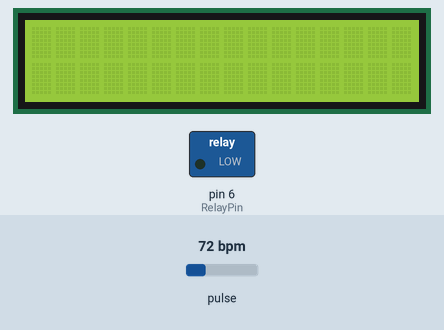
Recording of a sketch running on a simulated Arduino Uno, built with avr-gcc and run on an emulated ATmega328P. Parts: 16×2 character LCD, switched loads named in the sketch (green lamp = pin HIGH). The inputs (shaded band) are chosen by the test bench; at power-on: pulse 72 bpm. What the sketch prints to the serial monitor is not drawn.

Above: at 0.1 s.
At 25.9 s:
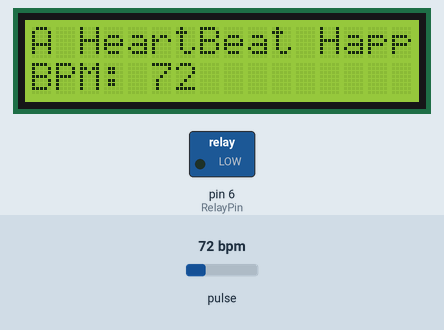
At 28.0 s:
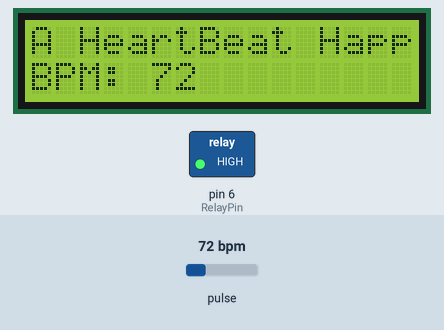
Timing chart, 0 to 110.6 s (numbered marks = the images above):
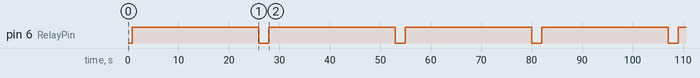

Measured:
- by itself, pin 6 (RelayPin): alternates HIGH for 25.0 s and LOW for 2.1 s
- by itself, everything shown: repeats every 27.1 s, in 3 steps
- what the display in image 1 shows lasts 27.0 s, from 0.9 s to 27.9 s

The sketch:

lcd__pulse_checkig_code.ino
```cpp
//#include <Wire.h>
//#include <LiquidCrystal_I2C.h>
//#include <PulseSensorPlayground.h> // Include the PulseSensorPlayground Library
//
//// Initialize the LCD with I2C address 0x27, 16 columns and 2 rows
//LiquidCrystal_I2C lcd(0x27, 16, 2);
//
//// Variables
//const int PulseWire = A0;       // PulseSensor PURPLE WIRE connected to ANALOG PIN 0
//const int Threshold = 550;     // Threshold for counting a beat
//
//PulseSensorPlayground pulseSensor; // Create an instance of the PulseSensorPlayground object
//
//void setup() {
//  Serial.begin(9600);          // For Serial Monitor
//  lcd.init();                  // Initialize the LCD
//  lcd.backlight();             // Turn on the backlight
//
//  // Configure the PulseSensor object
//  pulseSensor.analogInput(PulseWire);
//  pulseSensor.setThreshold(Threshold);
//
//  // Check if the pulseSensor object was created successfully
//  if (pulseSensor.begin()) {
//    Serial.println("PulseSensor object created!");
//  }
//}
//
//void loop() {
//  int myBPM = pulseSensor.getBeatsPerMinute(); // Get BPM value
//
//  if (pulseSensor.sawStartOfBeat()) {           // Check if a beat occurred
//    // Print heartbeat message and BPM to Serial Monitor
//
//    // Print heartbeat message and BPM to the LCD
//    lcd.clear();                                // Clear the LCD
//    lcd.setCursor(0, 0);                        // Set cursor to the first row
//    lcd.print("A HeartBeat Happened!");     // Print heartbeat message
//    lcd.setCursor(0, 1);                        // Set cursor to the second row
//    lcd.print("BPM: ");                         // Print BPM label
//    lcd.print(myBPM);                           // Print the BPM value
//
//    // Delay to keep the display active for a while
//    delay(2000);                                // Display for 2 seconds
//
//    // Clear the LCD after the delay
//    lcd.clear();
//  }
//
//  delay(20);                                    // Short delay for stability
//}
```

bothsimm_and_gps.ino
```cpp
//#include <TinyGPS++.h>
//#include <SoftwareSerial.h>
//
//// Create a TinyGPS++ object
//TinyGPSPlus gps;
//
//// Define SoftwareSerial for SIM800L and GPS (sharing pins)
//SoftwareSerial ss(8, 9); // RX, TX for both SIM800L and GPS
//
//void setup() {
//    Serial.begin(9600);
//    ss.begin(9600);
//    Serial.println("Initializing...");
//    delay(1000);
//}
//
//void loop() {
//    // Step 1: Collect GPS data
//    getGPSData();
//
//    // Step 2: Send the GPS data via SMS
//    sendSMS();
//
//    // Wait for a while before repeating the process
////    delay(10000); // Wait 10 seconds before the next loop
//}
//
//void getGPSData() {
//    Serial.println("Getting GPS Data...");
//    long startTime = millis();
//
//    while (millis() - startTime < 10000) { // Try to get GPS data for 10 seconds
//        while (ss.available()) {
//            gps.encode(ss.read());
//            if (gps.location.isUpdated()) {
//                Serial.print("Latitude: ");
//                Serial.print(gps.location.lat(), 6);
//                Serial.print(" Longitude: ");
//                Serial.println(gps.location.lng(), 6);
//                return; // GPS data acquired
//            }
//        }
//    }
//
//    Serial.println("Failed to get GPS data.");
//}
//
//void sendSMS() {
//    // Temporarily stop GPS communication
//    ss.end();
//    delay(500);
//
//    // Step 3: Start SIM800L Communication
//    ss.begin(9600);
//
//    Serial.println("Sending SMS...");
//    sendATCommand("AT", 2000);         // Handshake test
//    sendATCommand("AT+CMGF=1", 1000);  // Set SMS to text mode
//
//    // Prepare the message with the GPS coordinates
//    String latitude = String(gps.location.lat(), 6);
//    String longitude = String(gps.location.lng(), 6);
//   String message = "Emergency! I am in danger. Here is my location: "
//                 "https://maps.google.com/?q=" + latitude + "," + longitude;
//
//    // Send SMS to emergency number
//    sendATCommand("AT+CMGS=\"+917550345738\"", 1000);  // Replace with your phone number
//    ss.print(message); // Send the message
//    delay(500);
//    ss.write(26); // Send CTRL+Z to send the message
//    delay(5000);  // Wait for the SMS to send
//
//    Serial.println("SMS Sent!");
//
//    // Step 4: Re-enable GPS communication
//    ss.end();
//    delay(500);
//    ss.begin(9600);
//}
//
//void sendATCommand(const char *command, int timeout) {
//    ss.println(command);
//    updateSerial(timeout);
//}
//
//void updateSerial(int timeout) {
//    long int time = millis();
//    while ((time + timeout) > millis()) {
//        while (ss.available()) {
//            Serial.write(ss.read());
//        }
//        while (Serial.available()) {
//            ss.write(Serial.read());
//        }
//    }
//}
```

gps_checking_code.ino
```cpp
//#include <TinyGPS++.h>
//#include <SoftwareSerial.h>
//
//// Create a TinyGPS++ object
//TinyGPSPlus gps;
//
//// Use the same pins you already have for RX and TX
//SoftwareSerial ss(8, 9); // RX, TX
//
//void setup() {
//    Serial.begin(9600);
//    ss.begin(9600);
//}
//
//void loop() {
//    while (ss.available()) {
//        gps.encode(ss.read());
//        if (gps.location.isUpdated()) {
//            Serial.print("Latitude= ");
//            Serial.print(gps.location.lat(), 6); // 6 decimal places
//            Serial.print(" Longitude= ");
//            Serial.println(gps.location.lng(), 6);
//        }
//    }
//}
```

relay_pulse_code.ino
```cpp
#include <Wire.h>
#include <LiquidCrystal_I2C.h>
#include <PulseSensorPlayground.h> // Include the PulseSensorPlayground Library

// Initialize the LCD with I2C address 0x27, 16 columns and 2 rows
LiquidCrystal_I2C lcd(0x27, 16, 2);

// Variables
const int PulseWire = 0;       // PulseSensor PURPLE WIRE connected to ANALOG PIN 0
const int Threshold = 550;     // Threshold for counting a beat
const int RelayPin = 6 ;        // Pin connected to the relay module

PulseSensorPlayground pulseSensor; // Create an instance of the PulseSensorPlayground object

void setup() {
  Serial.begin(9600);          // For Serial Monitor
  lcd.init();                  // Initialize the LCD
  lcd.backlight();             // Turn on the backlight

  pinMode(RelayPin, OUTPUT);   // Set the relay pin as OUTPUT

  // Configure the PulseSensor object
  pulseSensor.analogInput(PulseWire);
  pulseSensor.setThreshold(Threshold);

  // Check if the pulseSensor object was created successfully
  if (pulseSensor.begin()) {
    Serial.println("PulseSensor object created!");
  }
}

void loop() {
  int myBPM = pulseSensor.getBeatsPerMinute(); // Get BPM value

  if (pulseSensor.sawStartOfBeat()) {           // Check if a beat occurred
    // Print heartbeat message and BPM to Serial Monitor
    Serial.print("A HeartBeat Happened! BPM: ");
    Serial.println(myBPM);

    // Print heartbeat message and BPM to the LCD
    lcd.clear();                                // Clear the LCD
    lcd.setCursor(0, 0);                        // Set cursor to the first row
    lcd.print("A HeartBeat Happened!");         // Print heartbeat message
    lcd.setCursor(0, 1);                        // Set cursor to the second row
    lcd.print("BPM: ");                         // Print BPM label
    lcd.print(myBPM);
    Serial.println(myBPM); // Print the BPM value

    // Activate the relay if BPM is higher than 100
    if (myBPM > 50) {
      digitalWrite(RelayPin, HIGH);  // Turn ON relay
      delay(25000);
      digitalWrite(RelayPin, LOW);
    } else {
      digitalWrite(RelayPin, LOW);   // Turn OFF relay
    }

    // Delay to keep the display active for a while
    delay(2000);                                // Display for 2 seconds

    // Clear the LCD after the delay
    lcd.clear();
  }

  delay(20);                                    // Short delay for stability
}
```

send_mess_checking_code.ino
```cpp
//#include <SoftwareSerial.h>
//
//SoftwareSerial mySerial(8, 9); // SIM800L Tx & Rx is connected to Arduino #3 & #2
//
//void setup()
//{
//  Serial.begin(9600);
//  mySerial.begin(9600);
//
//  Serial.println("Initializing...");
//  delay(1000);
//
//  // Test the SIM800L connection
//  sendATCommand("AT", 2000);       // Handshake test
//  sendATCommand("AT+CMGF=1", 1000); // Set SMS to text mode
//
//  // Send SMS to emergency number
//  sendATCommand("AT+CMGS=\"+917550345738\"", 1000);  // Replace with your number
//  mySerial.print("Hello, I am not safe hello now"); // Message content
//  delay(500);
//  mySerial.write(26);  // Send CTRL+Z to send the message
//  delay(5000);  // Give time for the SMS to send
//}
//
//void loop()
//{
//}
//
//void sendATCommand(const char *command, int timeout)
//{
//  mySerial.println(command);
//  updateSerial(timeout);
//}
//
//void updateSerial(int timeout)
//{
//  long int time = millis();
//  while ((time + timeout) > millis())
//  {
//    while (mySerial.available())
//    {
//      Serial.write(mySerial.read());
//    }
//    while (Serial.available())
//    {
//      mySerial.write(Serial.read());
//    }
//  }
//}
```

womensafety.ino
```cpp
//#include <Wire.h>
//#include <LiquidCrystal_I2C.h>
//#include <PulseSensorPlayground.h>
//#include <TinyGPS++.h>
//#include <SoftwareSerial.h>
//
//// Initialize the LCD
//LiquidCrystal_I2C lcd(0x27, 16, 2);
//
//// Pulse Sensor Variables
//const int PulseWire = 0; // PulseSensor PURPLE WIRE connected to ANALOG PIN 0
//const int Threshold = 550; // Threshold for counting a beat
//
//PulseSensorPlayground pulseSensor; // Create an instance of the PulseSensorPlayground object
//
//// GPS Variables
//TinyGPSPlus gps;
//SoftwareSerial ss(8, 9); // RX, TX for both SIM800L and GPS
//
//void setup() {
//    Serial.begin(9600); // For Serial Monitor
//    ss.begin(9600); // Initialize SoftwareSerial for SIM800L and GPS
//    lcd.init(); // Initialize the LCD
//    lcd.backlight(); // Turn on the backlight
//
//    // Configure the PulseSensor object
//    pulseSensor.analogInput(PulseWire);
//    pulseSensor.setThreshold(Threshold);
//
//    // Check if the pulseSensor object was created successfully
//    if (pulseSensor.begin()) {
//        Serial.println("PulseSensor object created!");
//    }
//}
//
//void loop() {
//    int myBPM = pulseSensor.getBeatsPerMinute(); // Get BPM value
//
//    if (pulseSensor.sawStartOfBeat()) { // Check if a beat occurred
//        // Print heartbeat message and BPM to Serial Monitor
//        Serial.println("♥  A HeartBeat Happened!");
//        Serial.print("BPM: ");
//        Serial.println(myBPM);
//
//        // Print heartbeat message and BPM to the LCD
//        lcd.clear(); // Clear the LCD
//        lcd.setCursor(0, 0); // Set cursor to the first row
//        lcd.print("A HeartBeat Happened!");
//        lcd.setCursor(0, 1); // Set cursor to the second row
//        lcd.print("BPM: "); // Print BPM label
//        lcd.print(myBPM); // Print the BPM value
//
//        // Check if BPM is greater than 170
//        if (myBPM > 20) {
//            getGPSData(); // Collect GPS data
//            sendSMS(); // Send SMS with GPS data
//        }
//
//        // Delay to keep the display active for a while
//        delay(2000); // Display for 2 seconds
//
//        // Clear the LCD after the delay
//        lcd.clear();
//    }
//
//    delay(20); // Short delay for stability
//}
//
//void getGPSData() {
//    Serial.println("Getting GPS Data...");
//    long startTime = millis();
//
//    while (millis() - startTime < 10000) { // Try to get GPS data for 10 seconds
//        while (ss.available()) {
//            gps.encode(ss.read());
//            if (gps.location.isUpdated()) {
//                Serial.print("Latitude: ");
//                Serial.print(gps.location.lat(), 6);
//                Serial.print(" Longitude: ");
//                Serial.println(gps.location.lng(), 6);
//                return; // GPS data acquired
//            }
//        }
//    }
//
//    Serial.println("Failed to get GPS data.");
//}
//
//void sendSMS() {
//    // Temporarily stop GPS communication
//    ss.end();
//    delay(500);
//
//    // Step 3: Start SIM800L Communication
//    ss.begin(9600);
//
//    Serial.println("Sending SMS...");
//    sendATCommand("AT", 2000); // Handshake test
//    sendATCommand("AT+CMGF=1", 1000); // Set SMS to text mode
//
//    // Prepare the message with the GPS coordinates
//    String latitude = String(gps.location.lat(), 6);
//    String longitude = String(gps.location.lng(), 6);
//    String message = "Emergency! I am in danger. Here is my location: "
//                     "https://maps.google.com/?q=" + latitude + "," + longitude;
//
//    // Send SMS to emergency number
//    sendATCommand("AT+CMGS=\"+919629968261\"", 1000); // Replace with your phone number
//    ss.print(message); // Send the message
//    delay(500);
//    ss.write(26); // Send CTRL+Z to send the message
//    delay(5000); // Wait for the SMS to send
//
//    Serial.println("SMS Sent!");
//
//    // Step 4: Re-enable GPS communication
//    ss.end();
//    delay(500);
//    ss.begin(9600);
//}
//
//void sendATCommand(const char *command, int timeout) {
//    ss.println(command);
//    updateSerial(timeout);
//}
//
//void updateSerial(int timeout) {
//    long int time = millis();
//    while ((time + timeout) > millis()) {
//        while (ss.available()) {
//            Serial.write(ss.read());
//        }
//        while (Serial.available()) {
//            ss.write(Serial.read());
//        }
//    }
//}
```
